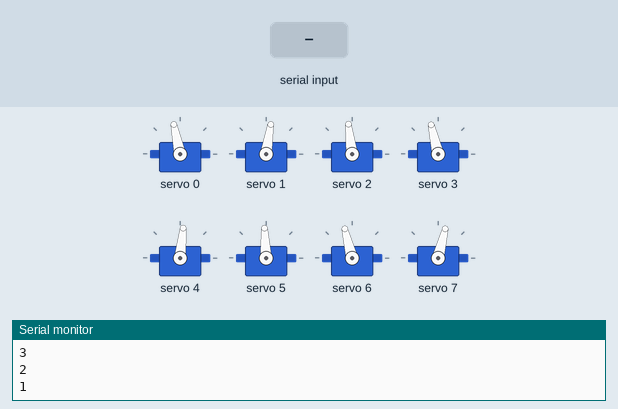
This sketch was run on a simulated ESP32. Shown: 8 × servo, the last lines printed to the serial monitor. The inputs (shaded band) are chosen by the test bench.

Above: at 12.2 s.
12.3 s: "2" received over Serial
At 13.49 s:
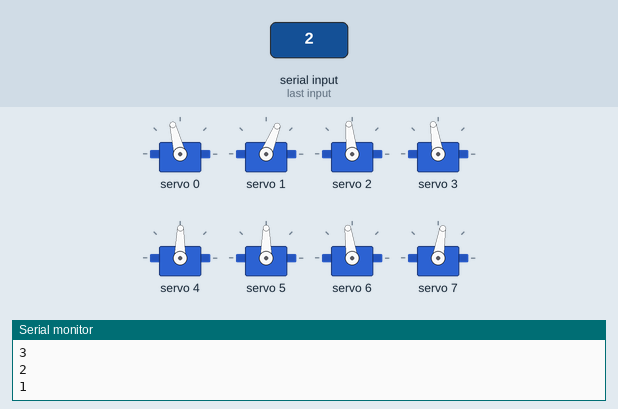
At 14.24 s:
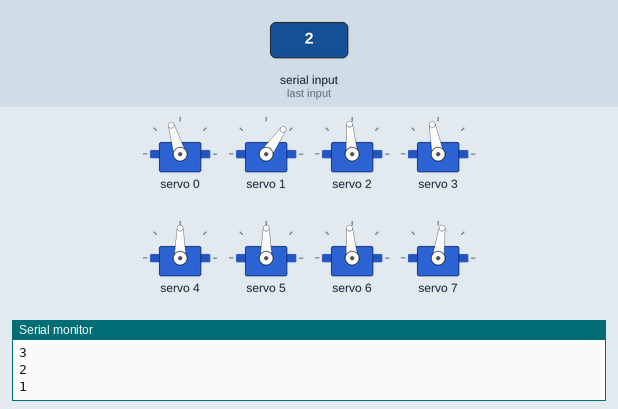
15.3 s: "1" received over Serial
18.3 s: "0" received over Serial
At 19.4 s:
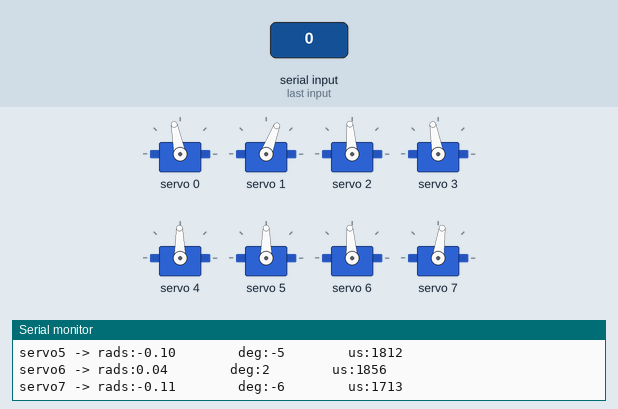
Timing chart, 0 to 21.3 s (numbered marks = the images above; inputs shaded):
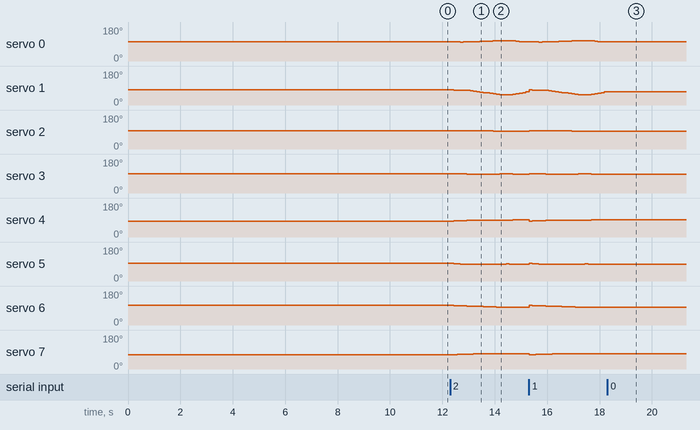

The sketch:

2D_SS_lift_53.ino
```cpp
// HOW TO:
// ------------------------------
// Serial input = 2 -> Steps through gait sequence once and stops at the end.
// Serial input = 1 -> Steps through gait sequence in a loop.
// Serial input = 0 -> Stops infinite loop at the node where it is at that moment

//Gait template
#include <Wire.h>
#include <Adafruit_PWMServoDriver.h>

Adafruit_PWMServoDriver pca9685 = Adafruit_PWMServoDriver();

#define SERVO_FREQ 300
#define SER0 0 //Hip 1
#define SER1 1 //Knee 1
#define SER2 2 //Hip 2
#define SER3 3 //Knee 2
#define SER4 4 //Hip 3
#define SER5 5 //Knee 3
#define SER6 6 //Hip 4
#define SER7 7 //Knee 4

// Insert servo angles here:
// For 3D gaits, these angles are obtained from linearisation.py
// For 2D gaits, these angles are obtained from 2D_trajectory_reader.py
float SS_servo0[] = {-0.22045035, -0.20894576, -0.18812424, -0.17250342, -0.18288348, -0.1952792 , -0.20990499, -0.22469238, -0.23947977, -0.25426716, -0.26905455, -0.28384193, -0.29643438, -0.30894479, -0.32145521, -0.33396562, -0.34114028, -0.33776271, -0.32193617, -0.29906706, -0.27019302, -0.24131898, -0.21244494, -0.17635672, -0.13983444, -0.10250746, -0.06657031, -0.03712658, -0.02848503, -0.02590343, -0.02868682, -0.03309356, -0.03850783, -0.04181311, -0.04302099, -0.04422888, -0.04424911, -0.04420159, -0.04469048, -0.04665175, -0.05260723, -0.06009197, -0.06665856, -0.07300671, -0.07935486, -0.08568292, -0.09199314, -0.09876192, -0.11089393, -0.12389445, -0.13476518, -0.14057814, -0.1421398 , -0.13792223, -0.12762391, -0.12170463, -0.12019247, -0.11991429, -0.12085194, -0.12178959, -0.12272724, -0.1236649 , -0.12579724, -0.13241843, -0.13903963, -0.14566082, -0.15098531, -0.15423573, -0.15677459, -0.15641671, -0.15221826, -0.15666398, -0.16110971, -0.16690797, -0.18688437, -0.20686077, -0.22928766, -0.23791091, -0.23396873, -0.22612458, -0.21651287, -0.20462749, -0.1955754 , -0.19039023, -0.1882499 , -0.1861618 , -0.18474449, -0.18631474, -0.18746534, -0.18734788, -0.18822774, -0.18680852, -0.18433673, -0.18432589, -0.18431504, -0.1843042 , -0.18488602, -0.18723637, -0.18958672, -0.19216872, -0.19708072, -0.21031068};
float SS_servo1[] = {0.1694143 , 0.2111238 , 0.25270658, 0.21203887, 0.23079714, 0.25658228, 0.30610735, 0.35735269, 0.40859804, 0.45984339, 0.51108873, 0.56233408, 0.62157612, 0.68111701, 0.7406579 , 0.80019879, 0.84618451, 0.85369501, 0.81249225, 0.75099681, 0.67686927, 0.60274172, 0.52861418, 0.44682264, 0.36456999, 0.28180001, 0.20092489, 0.13835503, 0.11344789, 0.10037813, 0.10108627, 0.10454329, 0.11253863, 0.11400523, 0.11186884, 0.10973245, 0.10498021, 0.10002223, 0.09437455, 0.09265376, 0.09952529, 0.10806384, 0.11363698, 0.11858872, 0.12354046, 0.12610598, 0.12655302, 0.12721758, 0.13293533, 0.13819595, 0.14368334, 0.14824256, 0.14667979, 0.13128435, 0.103927  , 0.08645914, 0.07942753, 0.07436913, 0.07125493, 0.06814073, 0.06502653, 0.06191233, 0.0612981 , 0.07007706, 0.07885602, 0.08763498, 0.0948757 , 0.09814654, 0.09965818, 0.09514966, 0.08388397, 0.08930806, 0.09473216, 0.10291922, 0.14006929, 0.17721937, 0.22145205, 0.23445988, 0.22124245, 0.1988912 , 0.17331318, 0.14675577, 0.1261982 , 0.11317726, 0.10734165, 0.10163364, 0.09741324, 0.09981849, 0.10123084, 0.10004788, 0.10090542, 0.0971809 , 0.09155922, 0.09096343, 0.09036764, 0.08977184, 0.09027821, 0.09407346, 0.09786871, 0.10169542, 0.10773545, 0.13347968};
float SS_servo2[] = { 0.06415432,  0.0679614 ,  0.06588355,  0.06314121,  0.05998385,  0.05623327,  0.05170332,  0.04711688,  0.04253045,  0.03794402,  0.03335759,  0.02877116,  0.01905982,  0.00915696, -0.00074591, -0.01064877, -0.0178249 , -0.02235933, -0.02236425, -0.0209592 , -0.02243222, -0.02390524, -0.02537826, -0.03230097, -0.03955158, -0.04885844, -0.06321622, -0.07133894, -0.07452307, -0.07412973, -0.07024139, -0.06541466, -0.05992333, -0.05961526, -0.06145892, -0.06330257, -0.06922117, -0.07530359, -0.08041856, -0.08405124, -0.08411939, -0.08145512, -0.08362765, -0.08681482, -0.09000199, -0.09629822, -0.10535469, -0.1146663 , -0.12432141, -0.13174616, -0.13662256, -0.14132388, -0.14328871, -0.14965533, -0.1573181 , -0.16184433, -0.16837079, -0.17714965, -0.18814779, -0.19914592, -0.21014406, -0.22114219, -0.23152099, -0.23957271, -0.24762443, -0.25567615, -0.26109178, -0.25007545, -0.23337985, -0.20251634, -0.16265824, -0.12079646, -0.07893467, -0.03716763,  0.00360622,  0.04438007,  0.08273107,  0.09987472,  0.10339106,  0.10261166,  0.10052975,  0.09682725,  0.09531395,  0.09468018,  0.09410514,  0.09353172,  0.09290028,  0.09201035,  0.09112492,  0.09096226,  0.09139195,  0.09271426,  0.09387749,  0.09381307,  0.09374866,  0.09368424,  0.0930579 ,  0.09075478, 0.08845166,  0.08549882,  0.07868214,  0.0689992 };
float SS_servo3[] = {0.14507125, 0.12570128, 0.11344495, 0.10110362, 0.09105099, 0.08209261, 0.07760047, 0.07343198, 0.06926349, 0.065095  , 0.06092651, 0.05675801, 0.06616609, 0.07608155, 0.08599702, 0.09591248, 0.10282097, 0.1037861 , 0.09477946, 0.08540837, 0.08217727, 0.07894618, 0.07571508, 0.08517404, 0.09539651, 0.10942443, 0.1309248 , 0.14475331, 0.14387205, 0.13527981, 0.12250767, 0.10729401, 0.09320881, 0.0873612 , 0.08652443, 0.08568767, 0.09289215, 0.10035921, 0.1041125 , 0.10585251, 0.1008529 , 0.08888438, 0.08559246, 0.08417398, 0.08275549, 0.0852688 , 0.09127275, 0.09707968, 0.0978261 , 0.09184599, 0.08522868, 0.08753414, 0.08677266, 0.09271844, 0.10165769, 0.10765685, 0.13003696, 0.17155971, 0.23194369, 0.29232767, 0.35271166, 0.41309564, 0.47811267, 0.56053761, 0.64296255, 0.7253875 , 0.80574688, 0.8330204 , 0.83725973, 0.78463438, 0.69437347, 0.60010641, 0.50583936, 0.41222588, 0.32546367, 0.23870147, 0.15917348, 0.11968032, 0.10706152, 0.10189558, 0.09970738, 0.10451847, 0.10523339, 0.10387029, 0.10354127, 0.1032332 , 0.10318277, 0.10427986, 0.10520672, 0.1046201 , 0.10287371, 0.09932072, 0.09631934, 0.09594489, 0.09557044, 0.09519599, 0.09587291, 0.09968714, 0.10350138, 0.10819896, 0.1183129 , 0.13734254};
float SS_servo4[] = { 0.23663308,  0.22039969,  0.20028639,  0.18238525,  0.16880829,  0.15482812,  0.14656604,  0.13871832,  0.1308706 ,  0.12302288,  0.11517516,  0.10732744,  0.10613928,  0.1052    ,  0.10426073,  0.10332145,  0.10288182,  0.09909898,  0.0899537 ,  0.08184888,  0.07829328,  0.07473768,  0.07118208,  0.07219217,  0.07347697,  0.0746127 ,  0.07555653,  0.08080537,  0.0819284 ,  0.07867321,  0.06970399,  0.05740443,  0.05157341,  0.04674377,  0.0434316 ,  0.04011943,  0.04104203,  0.04200833,  0.0388057 ,  0.03648601,  0.03344303,  0.02633408,  0.02623126,  0.02760124,  0.02897123,  0.03871688,  0.05589847,  0.07400147,  0.10257922,  0.13160992,  0.14496542,  0.14052301,  0.12959956,  0.1196878 ,  0.11095081,  0.10062044,  0.09064707,  0.08225311,  0.07541534,  0.06857757,  0.06173979,  0.05490202,  0.04804035,  0.0410889 ,  0.03413745,  0.027186  ,  0.02002869,  0.01188898,  0.00346223, -0.005655  , -0.01456391, -0.02294395, -0.03132399, -0.0398614 , -0.05004848, -0.06023556, -0.07075427, -0.07988511, -0.08703907, -0.09075033, -0.08553081, -0.06096312, -0.02806757,  0.01259996,  0.05521893,  0.09786018,  0.14032153,  0.18198168,  0.22333901,  0.25437724,  0.27539439,  0.28646562,  0.29151244,  0.28693962,  0.28236679,  0.27779397,  0.27067814,  0.25597392, 0.2412697 ,  0.22634388,  0.21560384,  0.22739465};
float SS_servo5[] = {-0.16648615, -0.14533989, -0.12122095, -0.10298147, -0.09196358, -0.08023728, -0.0771654 , -0.07472065, -0.0722759 , -0.06983115, -0.0673864, -0.06494165, -0.07279853, -0.0810404 , -0.08928227, -0.09752415, -0.10424351, -0.10473781, -0.09520212, -0.08530492, -0.08430168, -0.08329844, -0.0822952 , -0.08890012, -0.09596279, -0.10307409, -0.11256782, -0.12584409, -0.13542156, -0.13661188, -0.12333724, -0.10388146, -0.09501539, -0.09044756, -0.08833304, -0.08621852, -0.09290817, -0.09975378, -0.09986502, -0.10083148, -0.09985893, -0.09200433, -0.09950406, -0.11017915, -0.12085423, -0.15098756, -0.19839595, -0.24840549, -0.32582832, -0.40672295, -0.45110207, -0.44936838, -0.43183146, -0.41857323, -0.40740136, -0.39184232, -0.37548603, -0.36286787, -0.35393286, -0.34499786, -0.33606285, -0.32712784, -0.31805093, -0.30844079, -0.29883065, -0.28922052, -0.27809347, -0.26466271, -0.25096637, -0.23605943, -0.22060191, -0.20697407, -0.19334623, -0.17935094, -0.16150371, -0.14365649, -0.12283908, -0.10843736, -0.09921821, -0.09839884, -0.11550297, -0.16878189, -0.23940208, -0.3340282 , -0.43131991, -0.52861113, -0.62424171, -0.71247606, -0.79933732, -0.84343686, -0.84843267, -0.81309839, -0.75809591, -0.67773159, -0.59736727, -0.51700294, -0.43429839, -0.34461051, -0.25492263, -0.17029553, -0.12134077, -0.14580709};
float SS_servo6[] = {0.24911625, 0.23346855, 0.21574458, 0.19853744, 0.18343202, 0.16897988, 0.15776154, 0.14677754, 0.13579353, 0.12480952, 0.11382552, 0.10284151, 0.09524482, 0.08777473, 0.08030463, 0.07283453, 0.06658319, 0.06249789, 0.06093087, 0.05997393, 0.05634333, 0.05271274, 0.04908215, 0.04506547, 0.04102557, 0.03733673, 0.03249342, 0.0289859 , 0.0286906 , 0.03369062, 0.05825253, 0.09250635, 0.13240721, 0.1739647 , 0.21559735, 0.25722999, 0.29658948, 0.33581582, 0.36569552, 0.38949718, 0.39684386, 0.39982466, 0.39178275, 0.38170013, 0.37161752, 0.35709922, 0.3386429 , 0.31971516, 0.29552551, 0.267979  , 0.25229599, 0.25016301, 0.2476362 , 0.24477448, 0.23997237, 0.23685922, 0.23306814, 0.22943229, 0.22594939, 0.22246649, 0.21898359, 0.21550069, 0.21256919, 0.21170948, 0.21084977, 0.20999006, 0.20866681, 0.20687816, 0.20505309, 0.20284389, 0.19727933, 0.19485428, 0.19242924, 0.19024773, 0.1906191 , 0.19099047, 0.19157798, 0.19626211, 0.20519655, 0.20978027, 0.20670603, 0.19388787, 0.18072152, 0.17236808, 0.16942071, 0.1665661 , 0.16492346, 0.16867876, 0.17193098, 0.17243175, 0.1715684 , 0.16827592, 0.16549195, 0.16559633, 0.16570071, 0.16580509, 0.16926175, 0.18272169, 0.19618163, 0.21207478, 0.23128928, 0.2454434 };
float SS_servo7[] = {-0.26890861, -0.248996  , -0.22972016, -0.21289853, -0.1988125 , -0.18614002, -0.17709309, -0.16830888, -0.15952467, -0.15074047, -0.14195626, -0.13317205, -0.12806448, -0.12309431, -0.11812415, -0.11315398, -0.10811802, -0.10805102, -0.11386201, -0.11839787, -0.11724036, -0.11608286, -0.11492535, -0.11136542, -0.10766094, -0.10502267, -0.10281816, -0.0983757 , -0.10512829, -0.1231133 , -0.17807958, -0.25362716, -0.34219194, -0.43945876, -0.53552134, -0.63158391, -0.71881168, -0.80557056, -0.85749493, -0.8851053 , -0.85025189, -0.80299512, -0.72547834, -0.64236893, -0.55925951, -0.47292197, -0.38371849, -0.29452787, -0.21058203, -0.13420318, -0.11143345, -0.11443632, -0.11416195, -0.11537742, -0.11232692, -0.11164983, -0.10807988, -0.10531583, -0.10334584, -0.10137584, -0.09940584, -0.09743584, -0.09648209, -0.09934667, -0.10221126, -0.10507585, -0.10592304, -0.10556555, -0.10545759, -0.10477814, -0.09634468, -0.09497633, -0.09360798, -0.09268163, -0.0963886 , -0.10009557, -0.10191183, -0.11553499, -0.138778  , -0.15459614, -0.15470968, -0.13167194, -0.10756099, -0.09327002, -0.08888016, -0.08465597, -0.08273726, -0.09108684, -0.09856009, -0.10050592, -0.09968629, -0.09383852, -0.08878061, -0.08959352, -0.09040642, -0.09121932, -0.09885556, -0.1268528 , -0.15485004, -0.18812138, -0.23036477, -0.25941271};

int node=0;
int first=0;
int input=0;
int end_time=0;
int time_step=120000;
int steps = sizeof(SS_servo0)/sizeof(SS_servo0[0]);
int one_print = 0;

// -------------------Joint configurations-------------------
int servo0=0;
int servo0_deg=0;
int servo1=0;
int servo1_deg=0;
int servo2=0;
int servo2_deg=0;
int servo3=0;
int servo3_deg=0;
int servo4=0;
int servo4_deg=0;
int servo5=0;
int servo5_deg=0;
int servo6=0;
int servo6_deg=0;
int servo7=0;
int servo7_deg=0;

void setup() {
  Serial.begin(115200);
  pca9685.begin();

  pca9685.setOscillatorFrequency(27000000); //Value between 24MHz and 27MHz, tuned for this setup
  pca9685.setPWMFreq(SERVO_FREQ);
  delay (1000);

  servo0_deg=SS_servo0[0]/3.14159265*180;
  servo0=map(servo0_deg,-38,90,2200,1030);
  servo1_deg=SS_servo1[0]/3.14159265*180;
  servo1=map(servo1_deg,-90,90,2600,950);
  servo2_deg=SS_servo2[0]/3.14159265*180;
  servo2=map(servo2_deg,-38,90,1510,2730);
  servo3_deg=SS_servo3[0]/3.14159265*180;
  servo3=map(servo3_deg,-90,90,1100,2700);
  servo4_deg=SS_servo4[0]/3.14159265*180;
  servo4=map(servo4_deg,-90,38,2700,1500);
  servo5_deg=SS_servo5[0]/3.14159265*180;
  servo5=map(servo5_deg,-90,90,2600,930);
  servo6_deg=SS_servo6[0]/3.14159265*180;
  servo6=map(servo6_deg,-90,38,850,2250);
  servo7_deg=SS_servo7[0]/3.14159265*180;
  servo7=map(servo7_deg,-90,90,920,2620);

  pca9685.setPWM(SER0,0,servo0);
  pca9685.setPWM(SER1,0,servo1);
  pca9685.setPWM(SER2,0,servo2);
  pca9685.setPWM(SER3,0,servo3);
  pca9685.setPWM(SER4,0,servo4);
  pca9685.setPWM(SER5,0,servo5);
  pca9685.setPWM(SER6,0,servo6);
  pca9685.setPWM(SER7,0,servo7);

  Serial.print("Node:");
  Serial.println(node);
  Serial.print("servo0 -> rads:");
  Serial.print(SS_servo0[node]);
  Serial.print("        deg:");
  Serial.print(servo0_deg);
  Serial.print("        us:");
  Serial.println(servo0);
  Serial.print("servo1 -> rads:");
  Serial.print(SS_servo1[node]);
  Serial.print("        deg:");
  Serial.print(servo1_deg);
  Serial.print("        us:");
  Serial.println(servo1);
  Serial.print("servo2 -> rads:");
  Serial.print(SS_servo2[node]);
  Serial.print("        deg:");
  Serial.print(servo2_deg);
  Serial.print("        us:");
  Serial.println(servo2);
  Serial.print("servo3 -> rads:");
  Serial.print(SS_servo3[node]);
  Serial.print("        deg:");
  Serial.print(servo3_deg);
  Serial.print("        us:");
  Serial.println(servo3);
  Serial.print("servo4 -> rads:");
  Serial.print(SS_servo4[node]);
  Serial.print("        deg:");
  Serial.print(servo4_deg);
  Serial.print("        us:");
  Serial.println(servo4);
  Serial.print("servo5 -> rads:");
  Serial.print(SS_servo5[node]);
  Serial.print("        deg:");
  Serial.print(servo5_deg);
  Serial.print("        us:");
  Serial.println(servo5);
  Serial.print("servo6 -> rads:");
  Serial.print(SS_servo6[node]);
  Serial.print("        deg:");
  Serial.print(servo6_deg);
  Serial.print("        us:");
  Serial.println(servo6);
  Serial.print("servo7 -> rads:");
  Serial.print(SS_servo7[node]);
  Serial.print("        deg:");
  Serial.print(servo7_deg);
  Serial.print("        us:");
  Serial.println(servo7);

  Serial.println("10");
  delay(1000);
  Serial.println("9");
  delay(1000);
  Serial.println("8");
  delay(1000);
  Serial.println("7");
  delay(1000);
  Serial.println("6");
  delay(1000);
  Serial.println("5");
  delay(1000);
  Serial.println("4");
  delay(1000);
  Serial.println("3");
  delay(1000);
  Serial.println("2");
  delay(1000);
  Serial.println("1");
  delay(1000);

}

void loop()
{
  if(Serial.available()>0)
  {
    first=Serial.read();
    if(first=='2')
    {
      input=2;
      node=0;
      one_print=1;
    }
    if(first=='1')
    {
      input=1;
      node=0;
      one_print=1;
    }
    if(first=='0')
    {
      input=0;
    }
  }
  if(input==1 or input==2)
  {
      if(esp_timer_get_time()>=end_time)
      {
        servo0_deg=SS_servo0[node]/3.14159265*180;
        servo0=map(servo0_deg,-38,90,2200,1030);
        servo1_deg=SS_servo1[node]/3.14159265*180;
        servo1=map(servo1_deg,-90,90,2600,950);
        servo2_deg=SS_servo2[node]/3.14159265*180;
        servo2=map(servo2_deg,-38,90,1510,2730);
        servo3_deg=SS_servo3[node]/3.14159265*180;
        servo3=map(servo3_deg,-90,90,1100,2700);
        servo4_deg=SS_servo4[node]/3.14159265*180;
        servo4=map(servo4_deg,-90,38,2700,1500);
        servo5_deg=SS_servo5[node]/3.14159265*180;
        servo5=map(servo5_deg,-90,90,2600,930);
        servo6_deg=SS_servo6[node]/3.14159265*180;
        servo6=map(servo6_deg,-90,38,850,2250);
        servo7_deg=SS_servo7[node]/3.14159265*180;
        servo7=map(servo7_deg,-90,90,920,2620);

        pca9685.setPWM(SER0,0,servo0);
        pca9685.setPWM(SER1,0,servo1);
        pca9685.setPWM(SER2,0,servo2);
        pca9685.setPWM(SER3,0,servo3);
        pca9685.setPWM(SER4,0,servo4);
        pca9685.setPWM(SER5,0,servo5);
        pca9685.setPWM(SER6,0,servo6);
        pca9685.setPWM(SER7,0,servo7);

        node+=1;
        if(node>=steps and input==1)
        {
          Serial.print("Input:");
          Serial.println(input);
          node=0;
        }
        if(node>=steps and input==2)
        {
          Serial.print("Input:");
          Serial.println(input);
          input=0;
        }
         end_time=esp_timer_get_time()+time_step;
      }
   }

  if(input == 0)
  {
        pca9685.setPWM(SER0,0,servo0);
        pca9685.setPWM(SER1,0,servo1);
        pca9685.setPWM(SER2,0,servo2);
        pca9685.setPWM(SER3,0,servo3);
        pca9685.setPWM(SER4,0,servo4);
        pca9685.setPWM(SER5,0,servo5);
        pca9685.setPWM(SER6,0,servo6);
        pca9685.setPWM(SER7,0,servo7);

        if(one_print==1)
        {
          Serial.print("Input:");
          Serial.println(input);
          Serial.print("Node:");
          Serial.println(node);
          Serial.print("servo0 -> rads:");
          Serial.print(SS_servo0[node]);
          Serial.print("        deg:");
          Serial.print(servo0_deg);
          Serial.print("        us:");
          Serial.println(servo0);
          Serial.print("servo1 -> rads:");
          Serial.print(SS_servo1[node]);
          Serial.print("        deg:");
          Serial.print(servo1_deg);
          Serial.print("        us:");
          Serial.println(servo1);
          Serial.print("servo2 -> rads:");
          Serial.print(SS_servo2[node]);
          Serial.print("        deg:");
          Serial.print(servo2_deg);
          Serial.print("        us:");
          Serial.println(servo2);
          Serial.print("servo3 -> rads:");
          Serial.print(SS_servo3[node]);
          Serial.print("        deg:");
          Serial.print(servo3_deg);
          Serial.print("        us:");
          Serial.println(servo3);
          Serial.print("servo4 -> rads:");
          Serial.print(SS_servo4[node]);
          Serial.print("        deg:");
          Serial.print(servo4_deg);
          Serial.print("        us:");
          Serial.println(servo4);
          Serial.print("servo5 -> rads:");
          Serial.print(SS_servo5[node]);
          Serial.print("        deg:");
          Serial.print(servo5_deg);
          Serial.print("        us:");
          Serial.println(servo5);
          Serial.print("servo6 -> rads:");
          Serial.print(SS_servo6[node]);
          Serial.print("        deg:");
          Serial.print(servo6_deg);
          Serial.print("        us:");
          Serial.println(servo6);
          Serial.print("servo7 -> rads:");
          Serial.print(SS_servo7[node]);
          Serial.print("        deg:");
          Serial.print(servo7_deg);
          Serial.print("        us:");
          Serial.println(servo7);
          one_print=0;
        }

  }
}
```

Measured:
- after the input at 12.3 s, servo 0: 102° → 101° after 0.13 s, → 100° 0.25 s later, → 101° 0.13 s later, → 102° 0.25 s later, … (14 changes in this stretch); servo 1: 81° → 79° after 0.13 s, → 77° 0.12 s later, → 79° 0.13 s later, → 78° 0.13 s later, … (22 changes in this stretch)
- after the input at 18.3 s, servo 0: stops changing and stays 101°; servo 1: stops changing and stays 69°; servo 2, servo 6: stops changing and stays 94°; servo 3: stops changing and stays 100°; servo 4: stops changing and stays 91°
